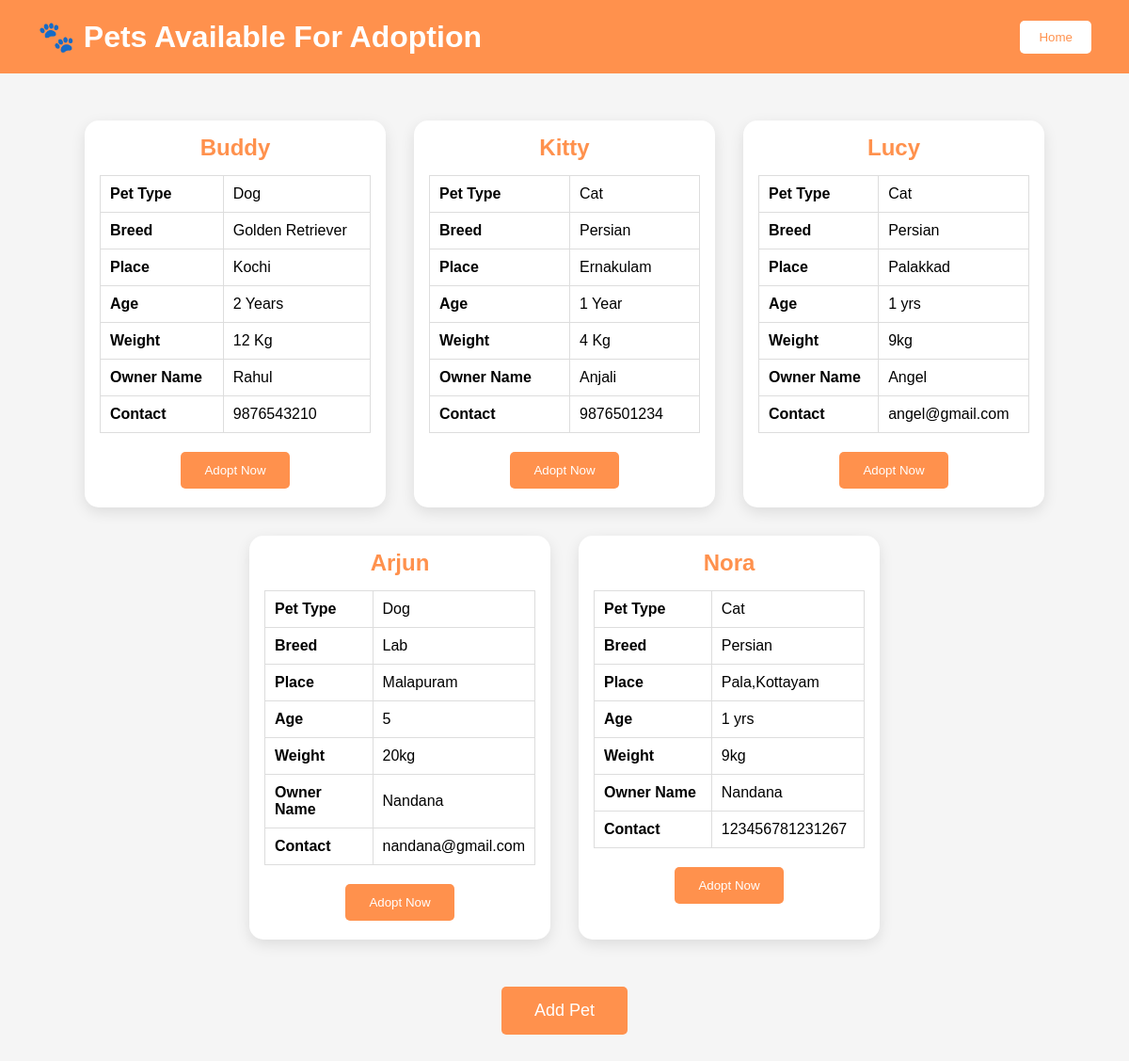
/adopt/, run on the app's committed database.
### app/models.py (models this page shows)
class Pet(models.Model):
    pet_type = models.CharField(max_length=100)
    breed = models.CharField(max_length=100)
    name = models.CharField(max_length=100)
    place = models.CharField(max_length=100)
    age = models.CharField(max_length=50)
    weight = models.CharField(max_length=50)
    owner_name = models.CharField(max_length=100)
    contact = models.CharField(max_length=15)
    image = models.ImageField(upload_to='pets/')

### app/views.py (the view)
# urls.py: path('adopt/', views.adopt_page, name='adopt'),
def adopt_page(request):
    default_pets = [
        {
            'name': 'Buddy',
            'pet_type': 'Dog',
            'breed': 'Golden Retriever',
            'place': 'Kochi',
            'age': '2 Years',
            'weight': '12 Kg',
            'owner_name': 'Rahul',
            'contact': '9876543210'
        },
        {
            'name': 'Kitty',
            'pet_type': 'Cat',
            'breed': 'Persian',
            'place': 'Ernakulam',
            'age': '1 Year',
            'weight': '4 Kg',
            'owner_name': 'Anjali',
            'contact': '9876501234'
        }
    ]
    db_pets = Pet.objects.all()
    return render(request, 'adopt.html', {
        'default_pets': default_pets,
        'db_pets': db_pets
    })

### Template/adopt.html (shortened to what this page needs)
<!DOCTYPE html>
<html lang="en">
{% load static %}
<head>
    <link rel="stylesheet" href="{% static 'css/adopt.css' %}">
</head>
<body>
{% block content %}
<header>
    <h1>🐾 Pets Available For Adoption</h1>
    <a href="/">
        <button class="home-btn">Home</button>
    </a>
</header>
<section class="pet-section">
    {% for pet in default_pets %}
    <div class="pet-card">
        <h2>{{ pet.name }}</h2>
        <table>
            <tr>
                <td><b>Pet Type</b></td>
                <td>{{ pet.pet_type }}</td>
            </tr>
            <tr>
                <td><b>Breed</b></td>
                <td>{{ pet.breed }}</td>
            </tr>
            <tr>
                <td><b>Place</b></td>
                <td>{{ pet.place }}</td>
            </tr>
            <tr>
                <td><b>Age</b></td>
                <td>{{ pet.age }}</td>
            </tr>
            <tr>
                <td><b>Weight</b></td>
                <td>{{ pet.weight }}</td>
            </tr>
            <tr>
                <td><b>Owner Name</b></td>
                <td>{{ pet.owner_name }}</td>
            </tr>
            <tr>
                <td><b>Contact</b></td>
                <td>{{ pet.contact }}</td>
            </tr>
        </table>
        <button class="adopt-btn">
            Adopt Now
        </button>
    </div>
    {% endfor %}
    {% for pet in db_pets %}
    <div class="pet-card">
        <h2>{{ pet.name }}</h2>
        <table>
            <tr>
                <td><b>Pet Type</b></td>
                <td>{{ pet.pet_type }}</td>
            </tr>
            <tr>
                <td><b>Breed</b></td>
                <td>{{ pet.breed }}</td>
            </tr>
            <tr>
                <td><b>Place</b></td>
                <td>{{ pet.place }}</td>
            </tr>
            <tr>
                <td><b>Age</b></td>
                <td>{{ pet.age }}</td>
            </tr>
            <tr>
                <td><b>Weight</b></td>
                <td>{{ pet.weight }}</td>
            </tr>
            <tr>
                <td><b>Owner Name</b></td>
                <td>{{ pet.owner_name }}</td>
            </tr>
            <tr>
                <td><b>Contact</b></td>
                <td>{{ pet.contact }}</td>
            </tr>
        </table>
        <button class="adopt-btn">
            Adopt Now
        </button>
    </div>
    {% endfor %}
</section>
<div class="add-pet">
    <a href="{% url 'add_pet' %}">
        <button>Add Pet</button>
    </a>
</div>
{% endblock %}
</body>
</html>

### static/css/adopt.css (style rules this page uses)
* { margin:0; padding:0; box-sizing:border-box; font-family:Arial; }
body { background:#f5f5f5; }
header { background:#ff914d; color:white; padding:20px 40px; display:flex; justify-content:space-between; align-items:center; }
.home-btn { padding:10px 20px; border:none; background:white; color:#ff914d; border-radius:5px; cursor:pointer; }
.pet-section { display:flex; justify-content:center; flex-wrap:wrap; gap:30px; padding:50px; }
.pet-card { width:320px; background:white; border-radius:15px; overflow:hidden; box-shadow:0 5px 15px rgba(0,0,0,0.1); }
.pet-card h2 { text-align:center; margin:15px 0; color:#ff914d; }
.pet-card table { width:90%; margin:auto; border-collapse:collapse; }
.pet-card table td { border:1px solid #ddd; padding:10px; }
.adopt-btn { display:block; margin:20px auto; padding:12px 25px; border:none; background:#ff914d; color:white; border-radius:5px; cursor:pointer; }
.add-pet { text-align:center; margin-bottom:50px; }
.add-pet button { padding:15px 35px; background:#ff914d; color:white; border:none; border-radius:5px; font-size:18px; cursor:pointer; }

### data on the page
Pet: name "Lucy", pet_type "Cat", breed "Persian", place "Palakkad", age "1 yrs", weight "9kg", owner_name "Angel", contact "angel@gmail.com"
Pet: name "Arjun", pet_type "Dog", breed "Lab", place "Malapuram", age "5", weight "20kg", owner_name "Nandana", contact "nandana@gmail.com"
Pet: name "Nora", pet_type "Cat", breed "Persian", place "Pala,Kottayam", age "1 yrs", weight "9kg", owner_name "Nandana", contact "123456781231267"

### other printed values
{{ pet.name }} "Buddy" "Kitty"
{{ pet.pet_type }} "Dog" "Cat"
{{ pet.breed }} "Golden Retriever" "Persian"
{{ pet.place }} "Kochi" "Ernakulam"
{{ pet.age }} "2 Years" "1 Year"
{{ pet.weight }} "12 Kg" "4 Kg"
{{ pet.owner_name }} "Rahul" "Anjali"
{{ pet.contact }} "9876543210" "9876501234"
